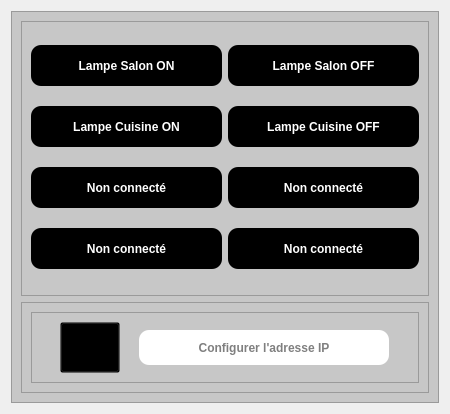
               <widget class="QWidget" name="Commandes">
                <layout class="QGridLayout" name="gridLayout_16">
                 <item row="0" column="0">
                  <widget class="QFrame" name="frame_13">
                   <property name="styleSheet">
                    <string notr="true">background-color: rgb(199, 199, 199);</string>
                   </property>
                   <property name="frameShape">
                    <enum>QFrame::StyledPanel</enum>
                   </property>
                   <property name="frameShadow">
                    <enum>QFrame::Raised</enum>
                   </property>
                   <layout class="QGridLayout" name="gridLayout_17">
                    <item row="1" column="0">
                     <widget class="QFrame" name="frame_15">
                      <property name="frameShape">
                       <enum>QFrame::StyledPanel</enum>
                      </property>
                      <property name="frameShadow">
                       <enum>QFrame::Raised</enum>
                      </property>
                      <layout class="QGridLayout" name="gridLayout_18">
                       <item row="0" column="0">
                        <widget class="QFrame" name="frame_16">
                         <property name="maximumSize">
                          <size>
                           <width>16777215</width>
                           <height>115</height>
                          </size>
                         </property>
                         <property name="frameShape">
                          <enum>QFrame::StyledPanel</enum>
                         </property>
                         <property name="frameShadow">
                          <enum>QFrame::Raised</enum>
                         </property>
                         <layout class="QGridLayout" name="gridLayout_20">
                          <property name="spacing">
                           <number>0</number>
                          </property>
                          <item row="0" column="0">
                           <widget class="QPushButton" name="pushButton_25">
                            <property name="minimumSize">
                             <size>
                              <width>60</width>
                              <height>51</height>
                             </size>
                            </property>
                            <property name="maximumSize">
                             <size>
                              <width>60</width>
                              <height>51</height>
                             </size>
                            </property>
                            <property name="styleSheet">
                             <string notr="true">QPushButton{
background-color: transparent;
color: #fffff;

}

QPushButton:pressed{
border-radius:8px;
	background-color: rgb(211, 211, 211);

}

</string>
                            </property>
                            <property name="text">
                             <string/>
                            </property>
                            <property name="icon">
                             <iconset>
                              <normaloff>images/icons8-circled-play-48.png</normaloff>images/icons8-circled-play-48.png</iconset>
                            </property>
                            <property name="iconSize">
                             <size>
                              <width>45</width>
                              <height>45</height>
                             </size>
                            </property>
                           </widget>
                          </item>
                          <item row="0" column="1">
                           <widget class="QLineEdit" name="lineEdit_2">
                            <property name="minimumSize">
                             <size>
                              <width>250</width>
                              <height>35</height>
                             </size>
                            </property>
                            <property name="maximumSize">
                             <size>
                              <width>250</width>
                              <height>35</height>
                             </size>
                            </property>
                            <property name="font">
                             <font>
                              <family>Arial</family>
                              <weight>75</weight>
                              <bold>true</bold>
                             </font>
                            </property>
                            <property name="styleSheet">
                             <string notr="true">QLineEdit{
background-color: rgb(255, 255, 255);
	color: rgb(0, 0, 0);

border-radius:10px;
}

QLineEdit:focus{

border-color:2px #3cfff9;
}</string>
                            </property>
                            <property name="text">
                             <string/>
                            </property>
                            <property name="alignment">
                             <set>Qt::AlignCenter</set>
                            </property>
                            <property name="placeholderText">
                             <string>Configurer l'adresse IP</string>
                            </property>
                           </widget>
                          </item>
                         </layout>
                        </widget>
                       </item>
                      </layout>
                     </widget>
                    </item>
                    <item row="0" column="0">
                     <widget class="QFrame" name="frame_14">
                      <property name="minimumSize">
                       <size>
                        <width>0</width>
                        <height>275</height>
                       </size>
                      </property>
                      <property name="frameShape">
                       <enum>QFrame::StyledPanel</enum>
                      </property>
                      <property name="frameShadow">
                       <enum>QFrame::Raised</enum>
                      </property>
                      <layout class="QGridLayout" name="gridLayout_19">
                       <item row="0" column="0">
                        <widget class="QPushButton" name="pushButton_17">
                         <property name="minimumSize">
                          <size>
                           <width>191</width>
                           <height>41</height>
                          </size>
                         </property>
                         <property name="maximumSize">
                          <size>
                           <width>191</width>
                           <height>41</height>
                          </size>
                         </property>
                         <property name="font">
                          <font>
                           <family>Arial</family>
                           <weight>75</weight>
                           <bold>true</bold>
                          </font>
                         </property>
                         <property name="styleSheet">
                          <string notr="true">QPushButton{

	background-color: rgb(0, 0, 0);
	color: rgb(255, 255, 255);
border-radius:10px;
}
QPushButton:Hover{
background-color: rgb(255, 255, 255);
	color: rgb(0, 0, 0);

}
QPushButton:pressed{
background-color: rgb(198, 198, 198);

}
</string>
                         </property>
                         <property name="text">
                          <string>Lampe Salon ON</string>
                         </property>
                        </widget>
                       </item>
                       <item row="0" column="1">
                        <widget class="QPushButton" name="pushButton_18">
                         <property name="minimumSize">
                          <size>
                           <width>191</width>
                           <height>41</height>
                          </size>
                         </property>
                         <property name="maximumSize">
                          <size>
                           <width>191</width>
                           <height>41</height>
                          </size>
                         </property>
                         <property name="font">
                          <font>
                           <family>Arial</family>
                           <weight>75</weight>
                           <bold>true</bold>
                          </font>
                         </property>
                         <property name="styleSheet">
                          <string notr="true">QPushButton{

	background-color: rgb(0, 0, 0);
	color: rgb(255, 255, 255);
border-radius:10px;
}
QPushButton:Hover{
background-color: rgb(255, 255, 255);
	color: rgb(0, 0, 0);

}
QPushButton:pressed{
background-color: rgb(198, 198, 198);

}
</string>
                         </property>
                         <property name="text">
                          <string>Lampe Salon OFF</string>
                         </property>
                        </widget>
                       </item>
                       <item row="1" column="0">
                        <widget class="QPushButton" name="pushButton_22">
                         <property name="minimumSize">
                          <size>
                           <width>191</width>
                           <height>41</height>
                          </size>
                         </property>
                         <property name="maximumSize">
                          <size>
                           <width>191</width>
                           <height>41</height>
                          </size>
                         </property>
                         <property name="font">
                          <font>
                           <family>Arial</family>
                           <weight>75</weight>
                           <bold>true</bold>
                          </font>
                         </property>
                         <property name="styleSheet">
                          <string notr="true">QPushButton{

	background-color: rgb(0, 0, 0);
	color: rgb(255, 255, 255);
border-radius:10px;
}
QPushButton:Hover{
background-color: rgb(255, 255, 255);
	color: rgb(0, 0, 0);

}
QPushButton:pressed{
background-color: rgb(198, 198, 198);

}
</string>
                         </property>
                         <property name="text">
                          <string>Lampe Cuisine ON</string>
                         </property>
                        </widget>
                       </item>
                       <item row="1" column="1">
                        <widget class="QPushButton" name="pushButton_19">
                         <property name="minimumSize">
                          <size>
                           <width>191</width>
                           <height>41</height>
                          </size>
                         </property>
                         <property name="maximumSize">
                          <size>
                           <width>191</width>
                           <height>41</height>
                          </size>
                         </property>
                         <property name="font">
                          <font>
                           <family>Arial</family>
                           <weight>75</weight>
                           <bold>true</bold>
                          </font>
                         </property>
                         <property name="styleSheet">
                          <string notr="true">QPushButton{

	background-color: rgb(0, 0, 0);
	color: rgb(255, 255, 255);
border-radius:10px;
}
QPushButton:Hover{
background-color: rgb(255, 255, 255);
	color: rgb(0, 0, 0);

}
QPushButton:pressed{
background-color: rgb(198, 198, 198);

}
</string>
                         </property>
                         <property name="text">
                          <string>Lampe Cuisine OFF</string>
                         </property>
                        </widget>
                       </item>
                       <item row="2" column="0">
                        <widget class="QPushButton" name="pushButton_23">
                         <property name="minimumSize">
                          <size>
                           <width>191</width>
                           <height>41</height>
                          </size>
                         </property>
                         <property name="maximumSize">
                          <size>
                           <width>191</width>
                           <height>41</height>
                          </size>
                         </property>
                         <property name="font">
                          <font>
                           <family>Arial</family>
                           <weight>75</weight>
                           <bold>true</bold>
                          </font>
                         </property>
                         <property name="toolTip">
                          <string>Ce boutton n'est actuellement pas connecté</string>
                         </property>
                         <property name="styleSheet">
                          <string notr="true">QPushButton{

	background-color: rgb(0, 0, 0);
	color: rgb(255, 255, 255);
border-radius:10px;
}
QPushButton:Hover{
background-color: rgb(255, 255, 255);
	color: rgb(0, 0, 0);

}
QPushButton:pressed{
background-color: rgb(198, 198, 198);

}
</string>
                         </property>
                         <property name="text">
                          <string>Non connecté</string>
                         </property>
                        </widget>
                       </item>
                       <item row="2" column="1">
                        <widget class="QPushButton" name="pushButton_24">
                         <property name="minimumSize">
                          <size>
                           <width>191</width>
                           <height>41</height>
                          </size>
                         </property>
                         <property name="maximumSize">
                          <size>
                           <width>191</width>
                           <height>41</height>
                          </size>
                         </property>
                         <property name="font">
                          <font>
                           <family>Arial</family>
                           <weight>75</weight>
                           <bold>true</bold>
                          </font>
                         </property>
                         <property name="toolTip">
                          <string>Ce boutton n'est actuellement pas connecté</string>
                         </property>
                         <property name="styleSheet">
                          <string notr="true">QPushButton{

	background-color: rgb(0, 0, 0);
	color: rgb(255, 255, 255);
border-radius:10px;
}
QPushButton:Hover{
background-color: rgb(255, 255, 255);
	color: rgb(0, 0, 0);

}
QPushButton:pressed{
background-color: rgb(198, 198, 198);

}
</string>
                         </property>
                         <property name="text">
                          <string>Non connecté</string>
                         </property>
                        </widget>
                       </item>
                       <item row="3" column="0">
                        <widget class="QPushButton" name="pushButton_27">
                         <property name="minimumSize">
                          <size>
                           <width>191</width>
                           <height>41</height>
                          </size>
                         </property>
                         <property name="maximumSize">
                          <size>
                           <width>191</width>
                           <height>41</height>
                          </size>
                         </property>
                         <property name="font">
                          <font>
                           <family>Arial</family>
                           <weight>75</weight>
                           <bold>true</bold>
                          </font>
                         </property>
                         <property name="toolTip">
                          <string>Ce boutton n'est actuellement pas connecté</string>
                         </property>
                         <property name="styleSheet">
                          <string notr="true">QPushButton{

	background-color: rgb(0, 0, 0);
	color: rgb(255, 255, 255);
border-radius:10px;
}
QPushButton:Hover{
background-color: rgb(255, 255, 255);
	color: rgb(0, 0, 0);

}
QPushButton:pressed{
background-color: rgb(198, 198, 198);

}
</string>
                         </property>
                         <property name="text">
                          <string>Non connecté</string>
                         </property>
                        </widget>
                       </item>
                       <item row="3" column="1">
                        <widget class="QPushButton" name="pushButton_26">
                         <property name="minimumSize">
                          <size>
                           <width>191</width>
                           <height>41</height>
                          </size>
                         </property>
                         <property name="maximumSize">
                          <size>
                           <width>191</width>
                           <height>41</height>
                          </size>
                         </property>
                         <property name="font">
                          <font>
                           <family>Arial</family>
                           <weight>75</weight>
                           <bold>true</bold>
                          </font>
                         </property>
                         <property name="toolTip">
                          <string>Ce boutton n'est actuellement pas connecté</string>
                         </property>
                         <property name="styleSheet">
                          <string notr="true">QPushButton{

	background-color: rgb(0, 0, 0);
	color: rgb(255, 255, 255);
border-radius:10px;
}
QPushButton:Hover{
background-color: rgb(255, 255, 255);
	color: rgb(0, 0, 0);

}
QPushButton:pressed{
background-color: rgb(198, 198, 198);

}
</string>
                         </property>
                         <property name="text">
                          <string>Non connecté</string>
                         </property>
                        </widget>
                       </item>
                      </layout>
                     </widget>
                    </item>
                   </layout>
                  </widget>
                 </item>
                </layout>
               </widget>
